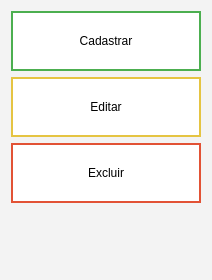
         <widget class="QWidget" name="operations_verticalWidget" native="true">
          <property name="sizePolicy">
           <sizepolicy hsizetype="Preferred" vsizetype="Preferred">
            <horstretch>0</horstretch>
            <verstretch>0</verstretch>
           </sizepolicy>
          </property>
          <property name="minimumSize">
           <size>
            <width>180</width>
            <height>270</height>
           </size>
          </property>
          <property name="styleSheet">
           <string notr="true">background-color: rgb(243, 243, 243);</string>
          </property>
          <layout class="QVBoxLayout" name="verticalLayout_4">
           <item alignment="Qt::AlignHCenter">
            <widget class="QPushButton" name="register_button_2">
             <property name="sizePolicy">
              <sizepolicy hsizetype="Fixed" vsizetype="Fixed">
               <horstretch>0</horstretch>
               <verstretch>0</verstretch>
              </sizepolicy>
             </property>
             <property name="minimumSize">
              <size>
               <width>190</width>
               <height>60</height>
              </size>
             </property>
             <property name="maximumSize">
              <size>
               <width>240</width>
               <height>70</height>
              </size>
             </property>
             <property name="cursor">
              <cursorShape>PointingHandCursor</cursorShape>
             </property>
             <property name="toolTip">
              <string>Área para cadastrar vendas e compras</string>
             </property>
             <property name="styleSheet">
              <string notr="true">QPushButton {
	background-color: white;
	color: black;
	border: 2px solid #4CAF50;
}

QPushButton : hover : !pressed {
	background-color: #4CAF50;
	color: white;
	font-weight: bold;
}

QPushButton:pressed {
	background-color: #4CAF50;
	color: white;
	font-weight: bold;
}</string>
             </property>
             <property name="text">
              <string>Cadastrar</string>
             </property>
            </widget>
           </item>
           <item alignment="Qt::AlignHCenter">
            <widget class="QPushButton" name="edit_button_2">
             <property name="sizePolicy">
              <sizepolicy hsizetype="Fixed" vsizetype="Fixed">
               <horstretch>0</horstretch>
               <verstretch>0</verstretch>
              </sizepolicy>
             </property>
             <property name="minimumSize">
              <size>
               <width>190</width>
               <height>60</height>
              </size>
             </property>
             <property name="maximumSize">
              <size>
               <width>240</width>
               <height>70</height>
              </size>
             </property>
             <property name="cursor">
              <cursorShape>PointingHandCursor</cursorShape>
             </property>
             <property name="toolTip">
              <string>Área para editar vendas e compras cadastradas</string>
             </property>
             <property name="styleSheet">
              <string notr="true">QPushButton {
	background-color: white;
	color: black;
	border: 2px solid #E5C442;
}

QPushButton : hover : !pressed {
	background-color: #E5C442;
	color: white;
	font-weight: bold;
}

QPushButton:pressed {
	background-color: #E5C442;
	color: white;
	font-weight: bold;
}</string>
             </property>
             <property name="text">
              <string>Editar</string>
             </property>
            </widget>
           </item>
           <item alignment="Qt::AlignHCenter">
            <widget class="QPushButton" name="delete_button_2">
             <property name="sizePolicy">
              <sizepolicy hsizetype="Fixed" vsizetype="Fixed">
               <horstretch>0</horstretch>
               <verstretch>0</verstretch>
              </sizepolicy>
             </property>
             <property name="minimumSize">
              <size>
               <width>190</width>
               <height>60</height>
              </size>
             </property>
             <property name="maximumSize">
              <size>
               <width>240</width>
               <height>70</height>
              </size>
             </property>
             <property name="cursor">
              <cursorShape>PointingHandCursor</cursorShape>
             </property>
             <property name="toolTip">
              <string>Área para excluir vendas e compras cadastradas</string>
             </property>
             <property name="styleSheet">
              <string notr="true">QPushButton {
	background-color: white;
	color: black;
	border: 2px solid #E25235;
}

QPushButton : hover : !pressed {
	background-color: #E25235;
	color: white;
	font-weight: bold;
}

QPushButton:pressed {
	background-color: #E25235;
	color: white;
	font-weight: bold;
}</string>
             </property>
             <property name="text">
              <string>Excluir</string>
             </property>
            </widget>
           </item>
           <item>
            <widget class="QLabel" name="operations_alignment_label_2">
             <property name="sizePolicy">
              <sizepolicy hsizetype="Maximum" vsizetype="Maximum">
               <horstretch>0</horstretch>
               <verstretch>0</verstretch>
              </sizepolicy>
             </property>
             <property name="minimumSize">
              <size>
               <width>0</width>
               <height>60</height>
              </size>
             </property>
             <property name="text">
              <string/>
             </property>
            </widget>
           </item>
          </layout>
         </widget>
